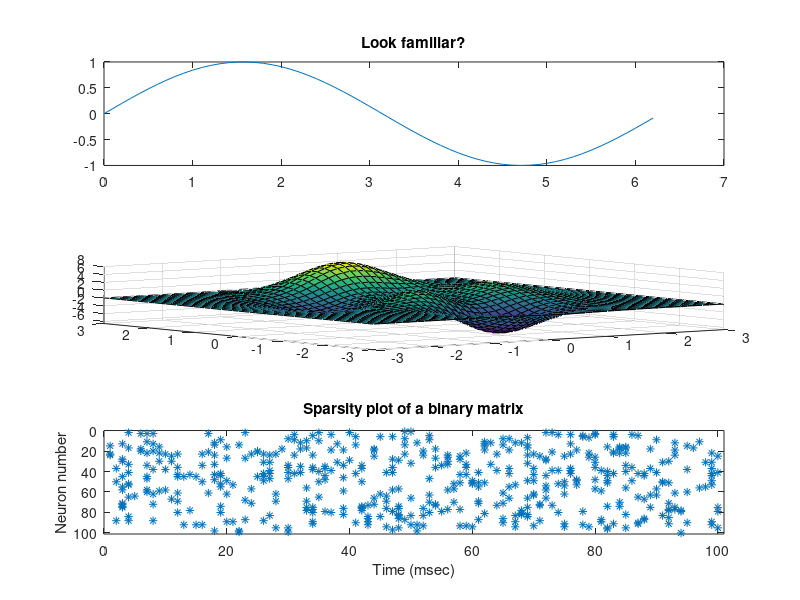

Reproduce this figure in MATLAB. (Note: this script raises an error after producing the figure.)
%%%%%%%%%%%%%%%%%%%%%%%%%%%%%%%%%%%%%%%%%%%%%%%%
%
% Short MatLab tutorial
%
%   Aaron Shon & Rajesh Rao, University of Washington
%   16 April 2002
%
%
%   * THE 2 MOST IMPORTANT COMMANDS:
%
%     1. help <subject>
%     2. lookfor <subject>
%
%   Other useful commands:
%
%     diary <filename> -- Start writing the diary to <filename>
%     diary off        -- Turn off the diary
%     save <filename>  -- Save all variables in your workspace to <filename>
%     save <filename> x y z -- Save variables x,y,z to <filename>
%     more on          -- Stop output from scrolling by
%     more off         -- Allow output to scroll by

% Comments go after the percent signs

% Set the random number seed
rand('seed',12345);

% Create some vectors and a matrix, and fill them with
% ones.
%
% * Remember: a semicolon at the end of the line
%             suppresses output!
rowVec = ones(1,3);
colVec = ones(5,1);
onesMat = ones(3,5);

% Create a random matrix (5 x 3) whose
% entries are between 0 and 10
randMat = rand(5,3) .* 10;

simpleMat = [[1 2 3]; ...
             [4 5 6]; ...
             [7 8 9]];
fprintf('-- Here''s a matrix:\n');
simpleMat
fprintf('-- And here''s its transpose:\n');
% The transpose operation is given by '
simpleMat'
fprintf('(PAUSED)');
pause;

fprintf('-- Multiplying row by matrix:\n');
rowVec * onesMat

fprintf('-- Multiplying matrix by column:\n');
onesMat * colVec

fprintf('-- Dot product:\n');
rowVec * rowVec'

fprintf('-- Outer product:\n');
rowVec' * rowVec

fprintf('(PAUSED)');
pause;

% We want to make sure we're plotting on figure number 1
figure(1);

% The plot command can take many arugments.  Here we
% use it to plot a sine wave from 0 to 2*pi in increments
% of 0.1 radian
plot(0:0.1:2*pi,sin(0:0.1:2*pi));

% The axis command changes the drawing axes using the format:
%
% axis([minX maxX minY maxY]);
axis([0 2*pi -1 1]);

% xlabel, ylabel, title, and legend give graph labeling.
xlabel('You can use Latex in these labels, too: \Delta \alpha \beta \gamma');
ylabel('Units can go here (\epsilon  / \phi)');
title('Here''s a sample graph');

fprintf('\n\n(PAUSED)');
pause;

% hold on means 'don't replace what's on the figure right now'
hold on;

plotVec = 0:0.1:2*pi;
% Length gets you the length of a vector
N = length(plotVec);
% Size gets you the size of things with multiple dimensions
[numRows numCols] = size(randMat);

for i=1:N
  % Plot one point from a cosine curve using red x symbols
  plot(plotVec(i),cos(plotVec(i)),'rx');
  % Force drawing now
  drawnow;
  % Pause for 0.2 sec
  pause(0.2);
end

legend('First curve (sine wave)','Second curve (cosine wave)');

fprintf('-- Now we''ll clear the figure:\n\n');

% Remove the hold on the current figure
hold off;
% Clear the current figure
clf;

% Let's bring up a new figure
figure(2);
subplot(3,1,1),plot(0:0.1:2*pi,sin(0:0.1:2*pi));
subplot(3,1,1),title('Look familiar?');
subplot(3,1,2),peaks;
binaryMat = rand(100,100)>0.95;
subplot(3,1,3),spy(binaryMat);
subplot(3,1,3),title('Sparsity plot of a binary matrix');
subplot(3,1,3),xlabel('Time (msec)');
subplot(3,1,3),ylabel('Neuron number');

recursionDepth = 10;
% We can also call functions
[fibNum] = fibonacci(recursionDepth);

% frprintf can print strings (%s), integers (%i), or floats (%f)
fprintf('** The result of fibonacci(%i) is %i\n',recursionDepth, ...
fibNum);